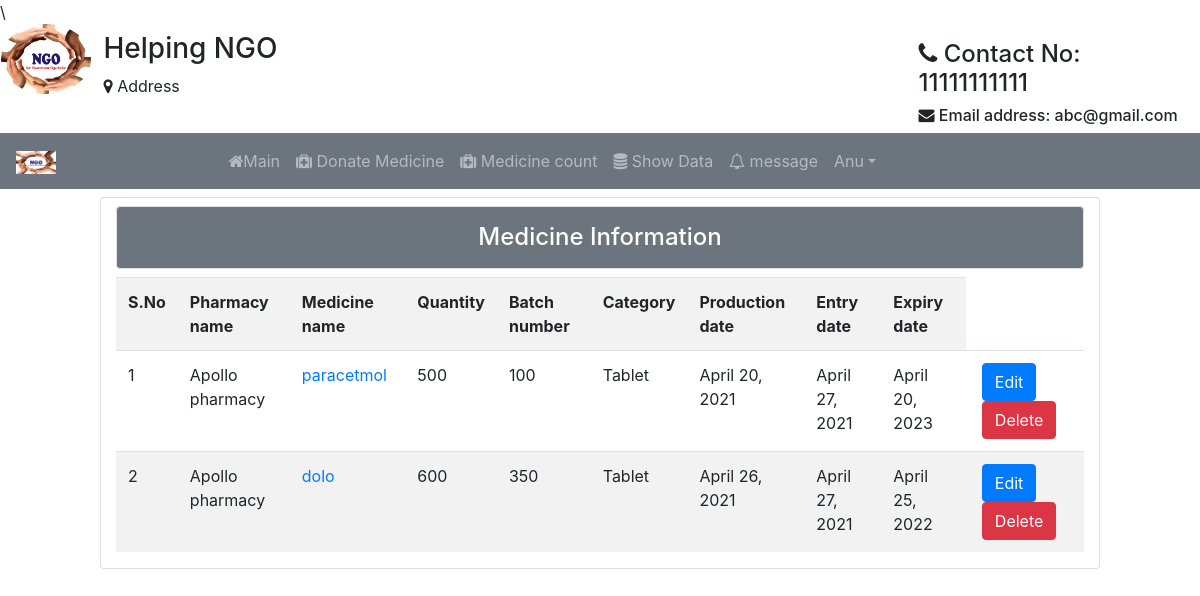
Screenshot of /tb/ (signed in) with the database file from the repository.
### Student/models.py (models this page shows)
class User(AbstractUser):
	t = (
		(1,'Medicinist'),
		(2,'Org'),
		(3,'Anonymous'),
		)
	role = models.IntegerField(default=3,choices=t)
	g=[('M',"Male"),('F','Female')]
	age=models.IntegerField(default=10)
	impf=models.ImageField(upload_to='Medicines/',default="ngo1.jpg")
	gender=models.CharField(max_length=10,choices=g,default="F")
	organization_name=models.CharField(max_length=120,default="ngo")
	hospital_name=models.CharField(max_length=120,default="ap")
	phone_no=models.CharField(null=True,default="1234567890",max_length=10)
	pan_no=models.CharField(max_length=10,default="ABC1234DE5")
	address=models.CharField(max_length=200,default="Tirupathi")

class MedicineInfo(models.Model):
	pharmacy_name=models.CharField(max_length=500)
	medicine_name=models.CharField(max_length=120)
	quantity=models.CharField(max_length=30)
	batch_no=models.IntegerField(unique=True,null=True)
	category=models.CharField(max_length=120)
	production_date=models.DateField(null=True)
	entry_date=models.DateField(null=True)
	expiry_date=models.DateField(null=True)
	created_date=models.DateField(auto_now=True)
	uid=models.ForeignKey(User,on_delete=models.CASCADE,null=True)
	impf=models.ImageField(upload_to='Medicines/',default="ngo1.jpg")

### Student/views.py (the view)
# urls.py: path('tb/',views.tab,name="tab"),
def tab(hj):
	data=MedicineInfo.objects.filter(uid_id=hj.user.id)
	return render(hj,'htfiles/table.html',{'info':data})

### Student/templates/htfiles/table.html (shortened to what this page needs)
{% extends 'htfiles/header.html' %}
{% block content %}
<div class="card col-md-10 mt-2 mx-auto">
			<h4 class="bg-secondary text-white text-center border rounded mt-2 p-3">Medicine Information</h4>
			<table class="table table-striped">
				<tr>
					<th>S.No</th>
					<th>Pharmacy name</th>
					<th>Medicine name</th>
					<th>Quantity</th>
					<th>Batch number</th>
					<th>Category</th>
					<th>Production date</th>
					<th>Entry date</th>
					<th>Expiry date</th>
				</tr>
				{% for i in info %}
				<tr>
					<td>{{forloop.counter}}</td>
					<td>{{i.pharmacy_name}}</td>
					<td><a href="#">{{i.medicine_name}}</a></td>
					<td>{{i.quantity}}</td>
					<td>{{i.batch_no}}</td>
					<td>{{i.category}}</td>
					<td>{{i.production_date}}</td>
					<td>{{i.entry_date}}</td>
					<td>{{i.expiry_date}}</td>
					<td><a class="btn btn-primary mx-1" href="{% url 'ue' i.id %}">Edit</a><a class="btn btn-danger mx-1" href="{% url 'del' i.id %}">Delete</a></td>
					</tr>
				{% endfor %}
			</table>
		</div>
{% endblock %}

### Student/templates/htfiles/navbar.html (shortened to what this page needs)
{% load static %}
<div class="row">
  <div class="col col-md-1" style="margin-left:1px;">
  <img src="{% static 'images/NGO.jpg' %}" alt="logo" style="width:90px; height: 70px;" class="rounded-circle">
  </div>
  <div class="col mt-2">
    <h3>Helping NGO</h3>
    <p><i class="fa fa-map-marker" aria-hidden="true"></i>
Address</p>
  </div>
  <div class="col-md-3" style="margin-right: 4px">
    <h4 class="mt-3"><i class="fa fa-phone" aria-hidden="true"></i>
Contact No: 11111111111</h4>
    <h6><i class="fa fa-envelope" aria-hidden="true"></i>   Email address: abc@gmail.com</h6>
  </div>
</div>
<nav class="navbar navbar-expand-sm bg-secondary text-white navbar-dark">
  <a class="navbar-brand" href="#">
    <img src="{% static 'images/NGO.jpg' %}" alt="logo" style="width: 40px;">
  </a>
  <ul class="navbar-nav ml-auto text-white" style="margin-right: 300px">
{% if not user.is_authenticated %}
    <li class="nav-item" style="margin-right: 80px">
      <a class="nav-link" href="#"><i class="fa fa-home" aria-hidden="true"></i>
Home</a>
    </li>
    <li class="nav-item" style="margin-right: 80px">
      <a class="nav-link" href="{% url 'ab' %}"><i class="fa fa-user" aria-hidden="true"></i>
About us</a>
   <!--  </li>
    <li class="nav-item" style="margin-right: 80px">
      <a class="nav-link" href="#">Volunteers</a>
    </li> -->
    <li class="nav-item" style="margin-right: 80px">
      <a class="nav-link" href="{% url 'don' %}"><i class="fa fa-users" aria-hidden="true"></i>
Our workers</a>
    </li>
    <li class="nav-item" style="margin-right: 80px">
      <a class="nav-link" href="#"><i class="fa fa-phone" aria-hidden="true"></i>
Contact us</a>
    </li>
    <li class="nav-item">
      <a class="nav-link" href="{% url 'log' %}"><span class="glyphicon glyphicon-user"></span><i class="fa fa-sign-in" aria-hidden="true"></i>
Login</a>
    </li>
  {% elif user.role == 1 %}
  <li class="nav-item">
        <a class="nav-link" href="{% url 'mnp' %}"><i class="fa fa-home" aria-hidden="true"></i>Main</a>
      </li>
      <li class="nav-item">
        <a class="nav-link" href="{% url 'up' %}"><i class="fa fa-medkit" aria-hidden="true"></i>
Donate Medicine</a>
      </li>
      <li class="nav-item">
        <a class="nav-link" href="#"><i class="fa fa-medkit" aria-hidden="true"></i>
Medicine count</a>
      </li>
      <li class="nav-item">
        <a class="nav-link" href="{% url 'tab' %}"><i class="fa fa-database" aria-hidden="true"></i>
Show Data</a>
      </li>
      <li class="nav-item">
        <a class="nav-link" href="#"><i class="fa fa-bell-o" aria-hidden="true"></i>
message </a>
      </li>
      <li class="dropdown">
      <a type="button" class="nav-link dropdown-toggle" data-toggle="dropdown">{{user.username}}</a>
    {% endif %}
    </ul>
</nav>

### Student/templates/htfiles/navbar.html (style rules this page uses)
.nav-link { color: light; }

### rows the page displays
User: username "Anu"
MedicineInfo: pharmacy_name "Apollo pharmacy", medicine_name "paracetmol", quantity "500", batch_no "100", category "Tablet", production_date "April 20, 2021", entry_date "April 27, 2021", expiry_date "April 20, 2023"
MedicineInfo: pharmacy_name "Apollo pharmacy", medicine_name "dolo", quantity "600", batch_no "350", category "Tablet", production_date "April 26, 2021", entry_date "April 27, 2021", expiry_date "April 25, 2022"
